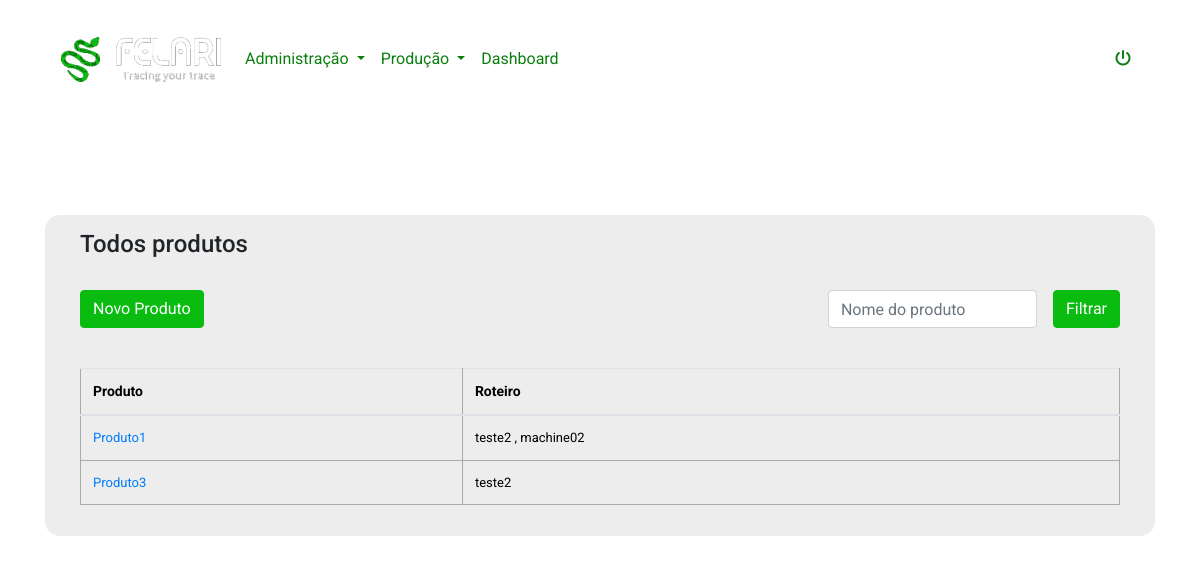
Page /products (signed in) on the earlier database version.
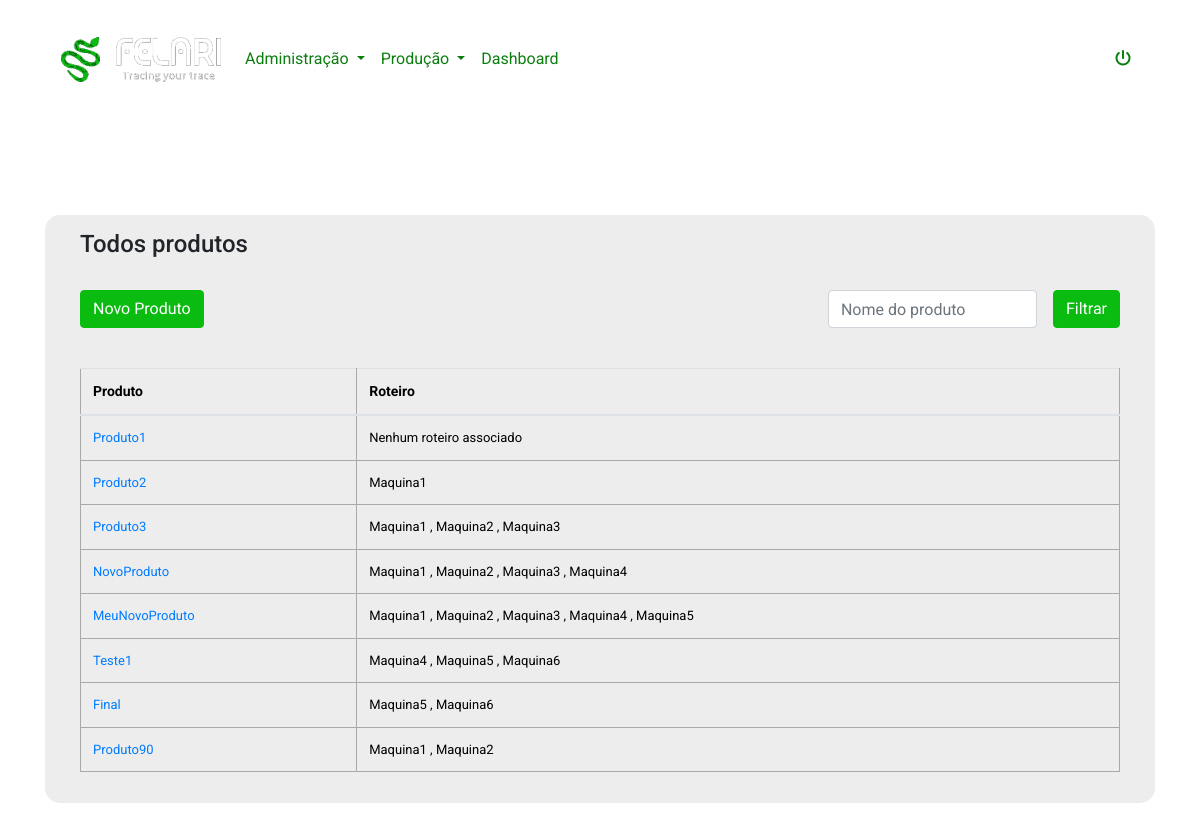
Same page on the later database version.
### app.py (models this page shows)
class Product(db.Model):
    id = db.Column(db.Integer, primary_key=True)
    nome = db.Column(db.String(100), nullable=False)
    ultima_producao = db.Column(db.DateTime)
    access_points = db.relationship('AccessPoint', secondary=products_access_points, backref=db.backref('products', lazy='dynamic'))

class AccessPoint(db.Model):
    id = db.Column(db.Integer, primary_key=True)
    name = db.Column(db.String(100), unique=True, nullable=False)

### app.py (the view)
@app.route('/products', methods=['GET', 'POST'])
@login_required
def products():
    form = TaskForm()
    produtos = Product.query.all()
    access_points = AccessPoint.query.all()
    if request.method == 'POST':
        produto_nome = request.form['nome']
        produtos = Product.query.filter(Product.nome.ilike(f"%{produto_nome}%")).all()
    return render_template('products.html', produtos=produtos, access_points=access_points, form=form)

### app.py
class TaskForm(FlaskForm):
    content = StringField(validators=[DataRequired(), Length(min=5, max=200)])
    submit = SubmitField('Atualizar')

### app.py (called while the page is built)
@login_manager.user_loader
def load_user(user_id):
    return User.query.get(int(user_id))

### templates/products.html (shortened to what this page needs)
{% extends 'base.html' %}
{% block head %}
<link rel="stylesheet" href="{{ url_for('static', filename='css/styles.css') }}">
{% endblock %}
{% block body %}
<div class="produtos py-5">
    <div class="container">
        <div class="row">
            <div class="col-12">
                <div class="produtos-container">
                    <div class="row">
                        <div class="col-12">
                            <h4>Todos produtos</h4>
                        </div>
                        <div class="col-12 py-4">
                            <div class="d-flex align-items-center justify-content-between w-100 h-100">
                                <button type="button" class="btn btn-primary" data-toggle="modal" data-target="#modalNovoProduto">Novo Produto</button>
                                <div class="d-flex align-items-center justify-content-center">
                                    <form method="POST" class="d-flex align-items-center justify-content-center">
                                        <input class="form-control" type="text" placeholder="Nome do produto" name="nome">
                                        <button type="submit" class="ml-3 btn btn-primary">Filtrar</button>
                                    </form>
                                </div>
                            </div>
                        </div>
                        <div class="col-12 mt-3">
                            <div class="table-responsive">
                                <table class="table">
                                    <thead>
                                        <tr>
                                            <th>Produto</th>
                                            <th>Roteiro</th>
                                        </tr>
                                    </thead>
                                    <tbody>
                                        {% for produto in produtos %}
                                        <tr>
                                            <td><a href="{{ url_for('product', id=produto.id) }}">{{ produto.nome }}</a></td>
                                            <td>
                                                {% if produto.access_points %}
                                                    {% for access_point in produto.access_points %}
                                                        {{ access_point.name }}
                                                        {% if not loop.last %}, {% endif %}
                                                    {% endfor %}
                                                {% else %}
                                                    Nenhum roteiro associado
                                                {% endif %}
                                            </td>
                                        </tr>
                                        {% endfor %}
                                    </tbody>
                                </table>
                            </div>
                        </div>
                    </div>
                </div>
            </div>
        </div>
    </div>
</div>
{% endblock %}

Differences in the rows shown:
removed AccessPoint: name "teste2"
removed AccessPoint: name "machine02", shown under Product "Produto1"
shown differently, row unchanged: Product "Produto1": now shows "Nenhum roteiro associado"
added Product: nome "Produto2"
added AccessPoint: name "Maquina1"
added AccessPoint: name "Maquina2"
added AccessPoint: name "Maquina3"
added Product: nome "NovoProduto"
added AccessPoint: name "Maquina4"
added Product: nome "MeuNovoProduto"
added AccessPoint: name "Maquina5"
added Product: nome "Teste1"
added AccessPoint: name "Maquina6"
added Product: nome "Final"
added Product: nome "Produto90"
